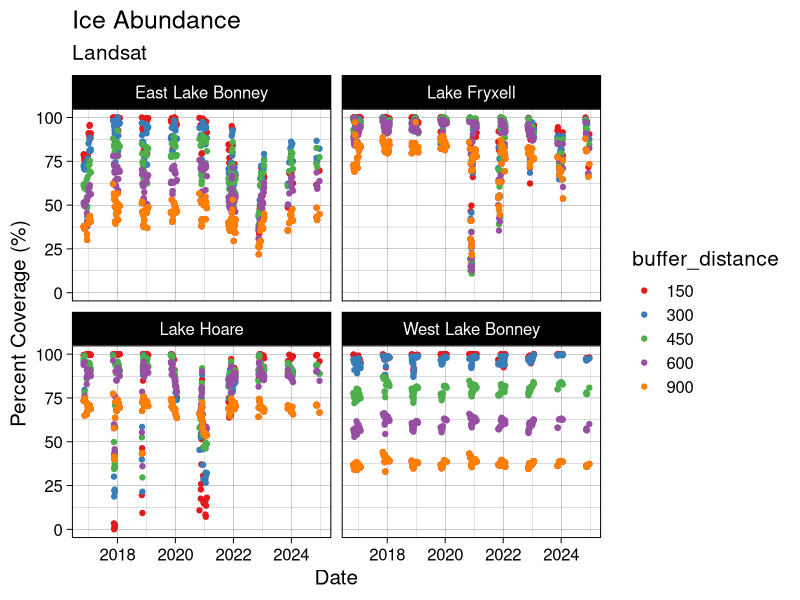
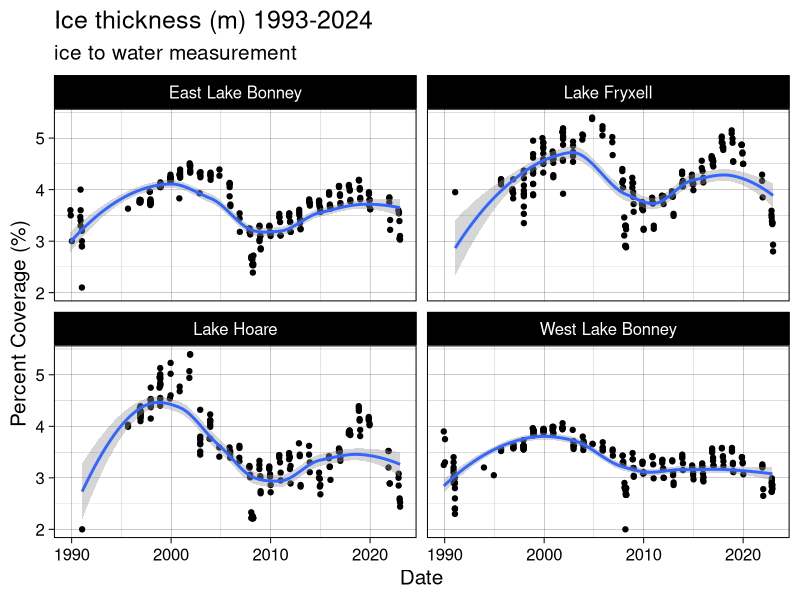
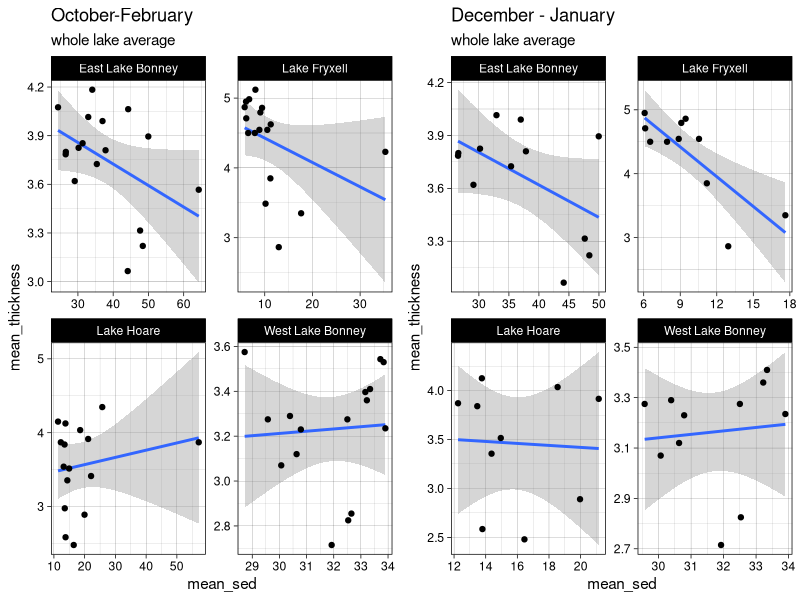
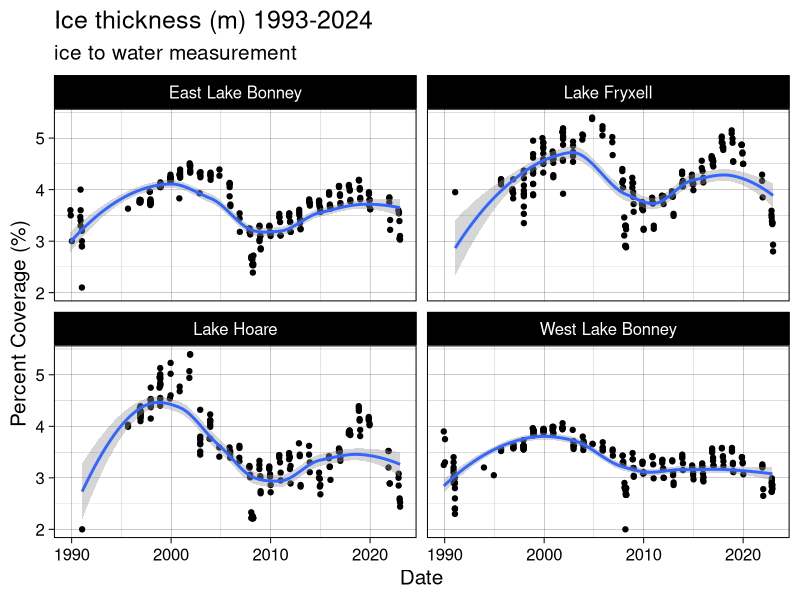
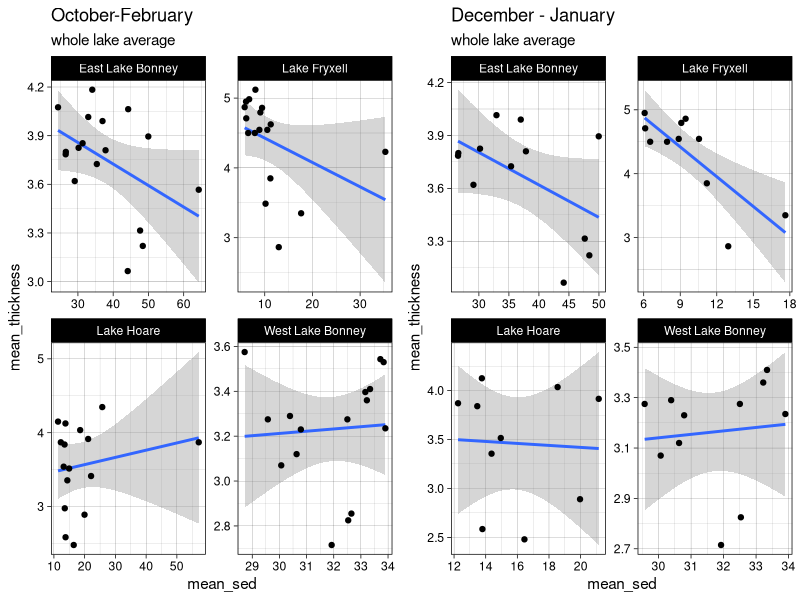

These charts were generated, in order, by the following R code:
### TVLakes Whole Lake vs. Ice Thickness #######
#libraries
library(tidyverse)
library(lubridate)
library(broom)
library(ggpubr)
library(RColorBrewer)
library(scales)

#set working directory
setwd("~/Documents/R-Repositories/MCM-LTER-MS")

#load file
sedi <- read_csv("data/sediment abundance data/LANDSAT_all_buffer_distances_20250301.csv") |> 
  mutate(date = ymd(date), 
         year = year(date), 
         month = month(date), 
         buffer_distance = as.character(buffer_distance))

#un-comment this out if using a file with the old lake naming
#sed$lake[sed$lake== "fryxell"] = "Lake Fryxell"
#sed$lake[sed$lake== "hoare"] = "Lake Hoare"
#sed$lake[sed$lake== "eastlobe"] = "East Lake Bonney"
#sed$lake[sed$lake== "westlobe"] = "West Lake Bonney"

#plot sediment abundances
ggplot(sedi, aes(date, ice_abundance, color = buffer_distance)) + 
  geom_point() + 
  facet_wrap(vars(lake)) + 
  theme_linedraw(base_size = 15) + 
  ggtitle("Ice Abundance", 
          subtitle = "Landsat") + 
  scale_color_brewer(palette = "Set1") + 
  xlab("Date") + ylab("Percent Coverage (%)")

#ggsave("plots/manuscript_plots/wholelakesed.png", width = 6.5, height = 3.5, units = "in", dpi = 500)

## load lake ice: 
lakeice1 <- read_csv("data/lake ice/mcmlter-lake-ice_thickness-20230726 (1).csv") |> 
  mutate(date_time = mdy_hm(date_time), 
         month = month(date_time), 
         year = year(date_time),
         year = as.numeric(year),
         z_water_m = z_water_m*-1) |> 
  filter(lake == "Lake Fryxell" | lake == "Lake Hoare" | lake == "East Lake Bonney" | lake == "West Lake Bonney") |> 
  #filter(year >= 2016) |> 
  filter(!grepl("^B", location_name))

ggplot(lakeice1, aes(date_time, z_water_m)) + 
  geom_point() + 
  geom_smooth(se = T) + 
  facet_wrap(vars(lake)) + 
  theme_linedraw(base_size = 15) + 
  xlab("Date") + ylab("Percent Coverage (%)") + 
  ggtitle("Ice thickness (m) 1993-2024", 
          subtitle = "ice to water measurement")

ggsave("plots/manuscript/chapter 1/ice_thickness_total_years.png", dpi = 700, 
       height = 8, width = 12)

lakeice = lakeice1 |> 
  filter(year >= 2016)

li_summary = lakeice |> 
  group_by(year, month, lake) |> 
  summarize(mean_thickness = mean(z_water_m, na.rm = T))

## sediment
sed_monthly <- sedi |> 
  group_by(year, month, lake) |> 
  summarize(mean_sed = mean(sediment_abundance, na.rm = T)) |> 
  print()

fulljoined = full_join(sed_monthly, li_summary) |> 
  drop_na()

##### plot
plot1 = ggplot(fulljoined, aes(mean_sed, mean_thickness)) + 
  geom_smooth(method = "lm") + 
  geom_point() + 
  facet_wrap(vars(lake), scales = "free") + 
  ggtitle("October-February", 
          subtitle = "whole lake average") + 
  theme_linedraw()

### now remove November and October Values
fulljoin_filter <- fulljoined |> 
  filter(month == 12 | month == 1)

plot2 = ggplot(fulljoin_filter, aes(mean_sed, mean_thickness)) + 
  geom_smooth(method = "lm") + 
  geom_point() + 
  facet_wrap(vars(lake), scales = "free") + 
  ggtitle("December - January",
          subtitle = "whole lake average") + 
  theme_linedraw()

ggarrange(plot1, plot2)

ggsave("plots/GEE/alllakes/analysis plots/wholelakesed_vsthickness.png", width = 6.5, height = 3.5, units = "in", dpi = 500)
